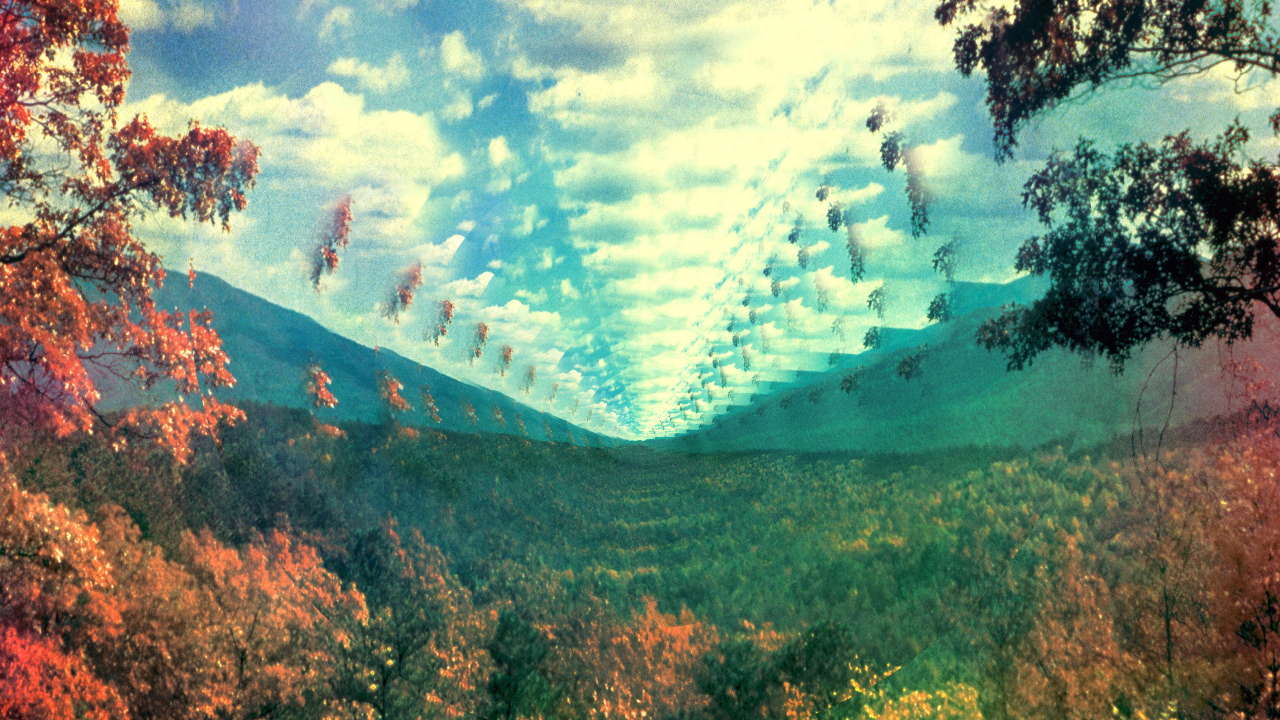
#> input picture Hardware programming/ESP32/Lab/src/TFT_Image_Viewer/image.jpg, 3840 x 2160 px (shown at 1/3 size)
$ python pc_side.py
#> lines starting #> are read from the running program, lines starting #| are printed output that depends on the picture
import serial
import struct
import time
from PIL import Image

# ============================================================
# SETTINGS
# ============================================================

PORT = "/dev/ttyUSB0"
BAUD = 2000000

IMAGE_FILE = "image.jpg"

WIDTH = 240
HEIGHT = 320

# ============================================================
# CONNECT
# ============================================================

print(f"Opening {PORT}...")

ser = serial.Serial(
    PORT,
    BAUD,
    timeout=5
)

# Opening the serial port usually resets ESP32
print("Waiting for ESP32 to boot...")

time.sleep(2)

# Clear anything printed during boot
ser.reset_input_buffer()

print("ESP32 ready.")

# ============================================================
# LOAD IMAGE
# ============================================================

print(f"Loading {IMAGE_FILE}...")

image = Image.open(IMAGE_FILE)
#> image is the input picture: PIL image 3840x2160 RGB; mean R, G, B 115.3, 136.6, 115.4

image = image.convert("RGB")

image = image.resize(
    (WIDTH, HEIGHT)
)
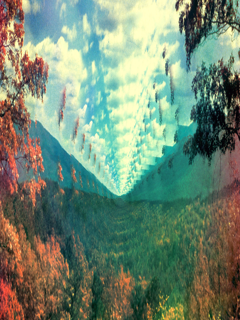
#> image: PIL image 240x320 RGB; mean R, G, B 115.3, 136.6, 115.4

print(
    f"Image size: {image.width}x{image.height}"
)
#| Image size: 240x320

# ============================================================
# CONVERT RGB888 -> RGB565
# ============================================================

print("Converting to RGB565...")

data = bytearray()

# New Pillow API
#> (the run stopped early here; a loop or call above may not have finished)
